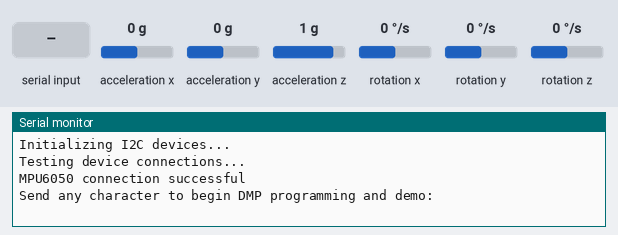
This sketch was run on a simulated Arduino Uno, built with avr-gcc and run on an emulated ATmega328P. On the bench: the last lines printed to the serial monitor. Inputs (shaded band) come from the test bench; at power-on: acceleration x 0 g, acceleration y 0 g, acceleration z 1 g, rotation x 0 °/s, rotation y 0 °/s, rotation z 0 °/s.

Above: at 0.9 s.
1.0 s: "1" received over Serial
At 2.1 s:
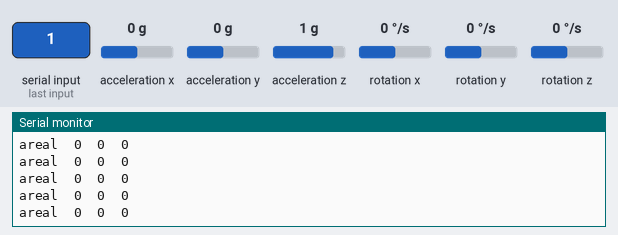
3.0 s: acceleration x set to 0.8 g
At 4.0 s:
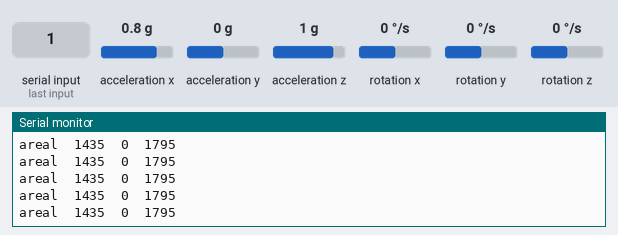
6.0 s: acceleration y set to -1.4 g
At 6.7 s:
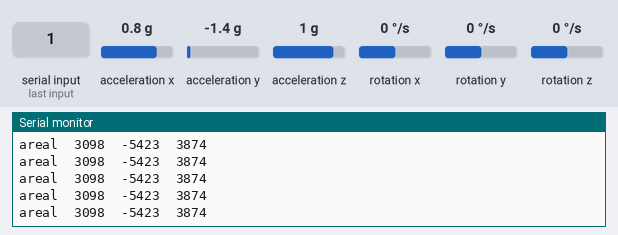
7.5 s: acceleration z set to -1.4 g
At 8.3 s:
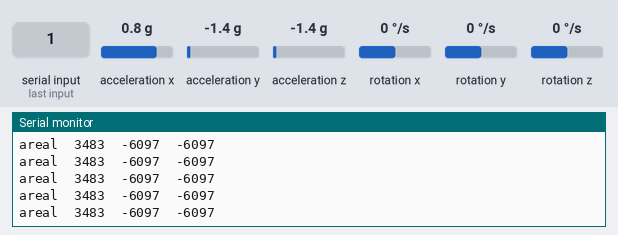
9.0 s: acceleration x set to -1.4 g
At 9.9 s:
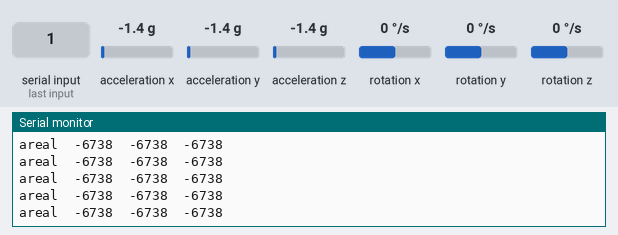
Timing chart, 0 to 12.0 s (numbered marks = the images above; inputs shaded):
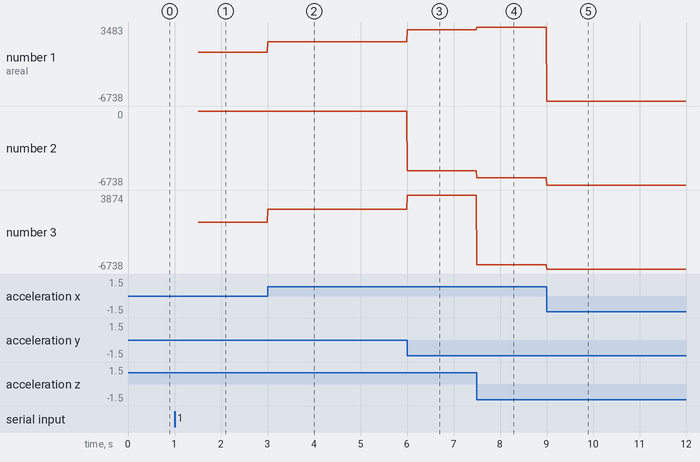

Measured:
- after the input at 1.0 s, the serial monitor: prints a new line at once (image 1)
- after the input at 3.0 s, the serial monitor: prints a new line at once (image 2)
- after the input at 6.0 s, the serial monitor: prints a new line at once (image 3)
- after the input at 7.5 s, the serial monitor: prints a new line at once (image 4)
- after the input at 9.0 s, the serial monitor: prints a new line at once (image 5)
- plotted number 1: 0 → 1435 after the input at 3.0 s, 1435 → 3098 after the input at 6.0 s, 3098 → 3483 after the input at 7.5 s, 3483 → -6738 after the input at 9.0 s
- plotted number 2: 0 → -5423 after the input at 6.0 s, -5423 → -6097 after the input at 7.5 s, -6097 → -6738 after the input at 9.0 s
- plotted number 3: 0 → 1795 after the input at 3.0 s, 1795 → 3874 after the input at 6.0 s, 3874 → -6097 after the input at 7.5 s, -6097 → -6738 after the input at 9.0 s

The sketch:

dmp-no-int.ino
```cpp
#include "I2Cdev.h"
#include "MPU6050_6Axis_MotionApps20.h"
#include "Wire.h"

MPU6050 mpu;
bool dmpReady = false;  // set true if DMP init was successful
uint8_t mpuIntStatus;   // holds actual interrupt status byte from MPU
uint8_t devStatus;      // return status after each device operation (0 = success, !0 = error)
uint16_t packetSize;    // expected DMP packet size (default is 42 bytes)
uint16_t fifoCount;     // count of all bytes currently in FIFO
uint8_t fifoBuffer[64]; // FIFO storage buffer

// orientation/motion vars
Quaternion q;           // [w, x, y, z]         quaternion container
VectorInt16 aa;         // [x, y, z]            accel sensor measurements
VectorInt16 aaReal;     // [x, y, z]            gravity-free accel sensor measurements
VectorFloat gravity;    // [x, y, z]            gravity vector

unsigned long previousMillis = 0;        // will store last time LED was updated
const long interval = 10;           // interval at which to blink (milliseconds)

void setup() {
  // put your setup code here, to run once:
  Wire.begin();
  Serial.begin(115200);
  while (!Serial);
  Serial.println(F("Initializing I2C devices..."));
  mpu.initialize();

  // verify connection
  Serial.println(F("Testing device connections..."));
  Serial.println(mpu.testConnection() ? F("MPU6050 connection successful") : F("MPU6050 connection failed"));

  Serial.println(F("\nSend any character to begin DMP programming and demo: "));
  while (Serial.available() && Serial.read()); // empty buffer
  while (!Serial.available());                 // wait for data
  while (Serial.available() && Serial.read()); // empty buffer again

  // load and configure the DMP
  Serial.println(F("Initializing DMP..."));
  devStatus = mpu.dmpInitialize();

  // make sure it worked (returns 0 if so)
  if (devStatus == 0) {
      // turn on the DMP, now that it's ready
      Serial.println(F("Enabling DMP..."));
      mpu.setDMPEnabled(true);

      // enable Arduino interrupt detection
      Serial.println(F("Enabling interrupt detection (Arduino external interrupt 0)..."));
      mpuIntStatus = mpu.getIntStatus();

      // set our DMP Ready flag so the main loop() function knows it's okay to use it
      Serial.println(F("DMP ready! Waiting for first interrupt..."));
      dmpReady = true;

      // get expected DMP packet size for later comparison
      packetSize = mpu.dmpGetFIFOPacketSize();
  } else {
      // ERROR!
      // 1 = initial memory load failed
      // 2 = DMP configuration updates failed
      // (if it's going to break, usually the code will be 1)
      Serial.print(F("DMP Initialization failed (code "));
      Serial.print(devStatus);
      Serial.println(F(")"));
  }
}

void loop() {
  // put your main code here, to run repeatedly:
  // if programming failed, don't try to do anything
  if (!dmpReady) return;

  // wait for MPU interrupt or extra packet(s) available
  while (fifoCount < packetSize) {
      fifoCount = mpu.getFIFOCount();
  }

  mpuIntStatus = mpu.getIntStatus();

  // get current FIFO count
  fifoCount = mpu.getFIFOCount();

  // check for overflow (this should never happen unless our code is too inefficient)
    if ((mpuIntStatus & 0x10) || fifoCount == 1024) {
        // reset so we can continue cleanly
        mpu.resetFIFO();
        Serial.println(F("FIFO overflow!"));

    // otherwise, check for DMP data ready interrupt (this should happen frequently)
    }else if (mpuIntStatus & 0x02) {
      // wait for correct available data length, should be a VERY short wait
      while (fifoCount < packetSize) fifoCount = mpu.getFIFOCount();

      // read a packet from FIFO
      mpu.getFIFOBytes(fifoBuffer, packetSize);

      // track FIFO count here in case there is > 1 packet available
      // (this lets us immediately read more without waiting for an interrupt)
      fifoCount -= packetSize;

      unsigned long currentMillis = millis();
      if (currentMillis - previousMillis >= interval) {
        // save the last time you blinked the LED
        previousMillis = currentMillis;
        // display real acceleration, adjusted to remove gravity
        mpu.dmpGetQuaternion(&q, fifoBuffer);
        mpu.dmpGetAccel(&aa, fifoBuffer);
        mpu.dmpGetGravity(&gravity, &q);
        mpu.dmpGetLinearAccel(&aaReal, &aa, &gravity);
        Serial.print("areal\t");
        Serial.print(aaReal.x);
        Serial.print("\t");
        Serial.print(aaReal.y);
        Serial.print("\t");
        Serial.println(aaReal.z);
      }
    }
}
```
